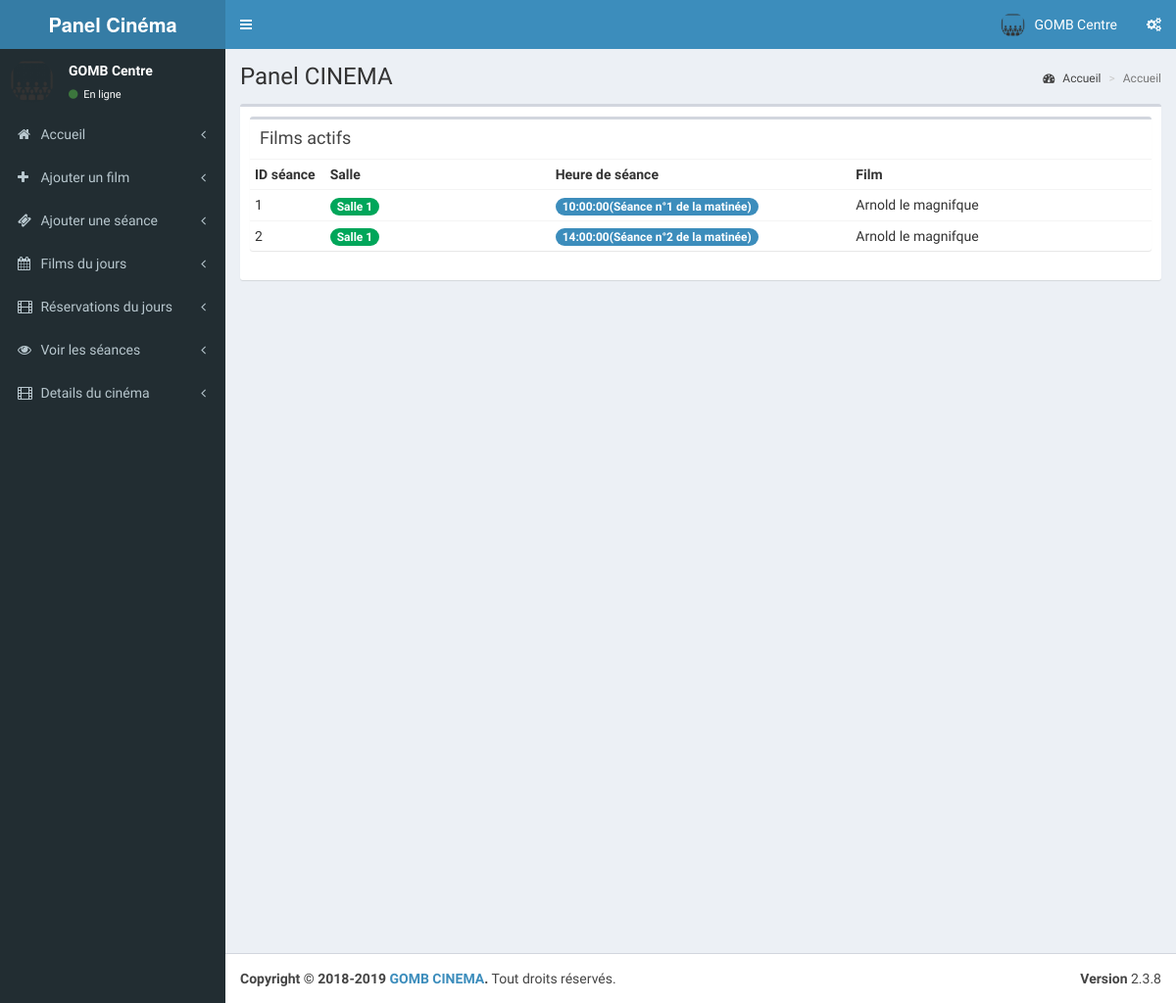
/cinema/pages/index.php (signed in), run on an earlier commit of the app's database.
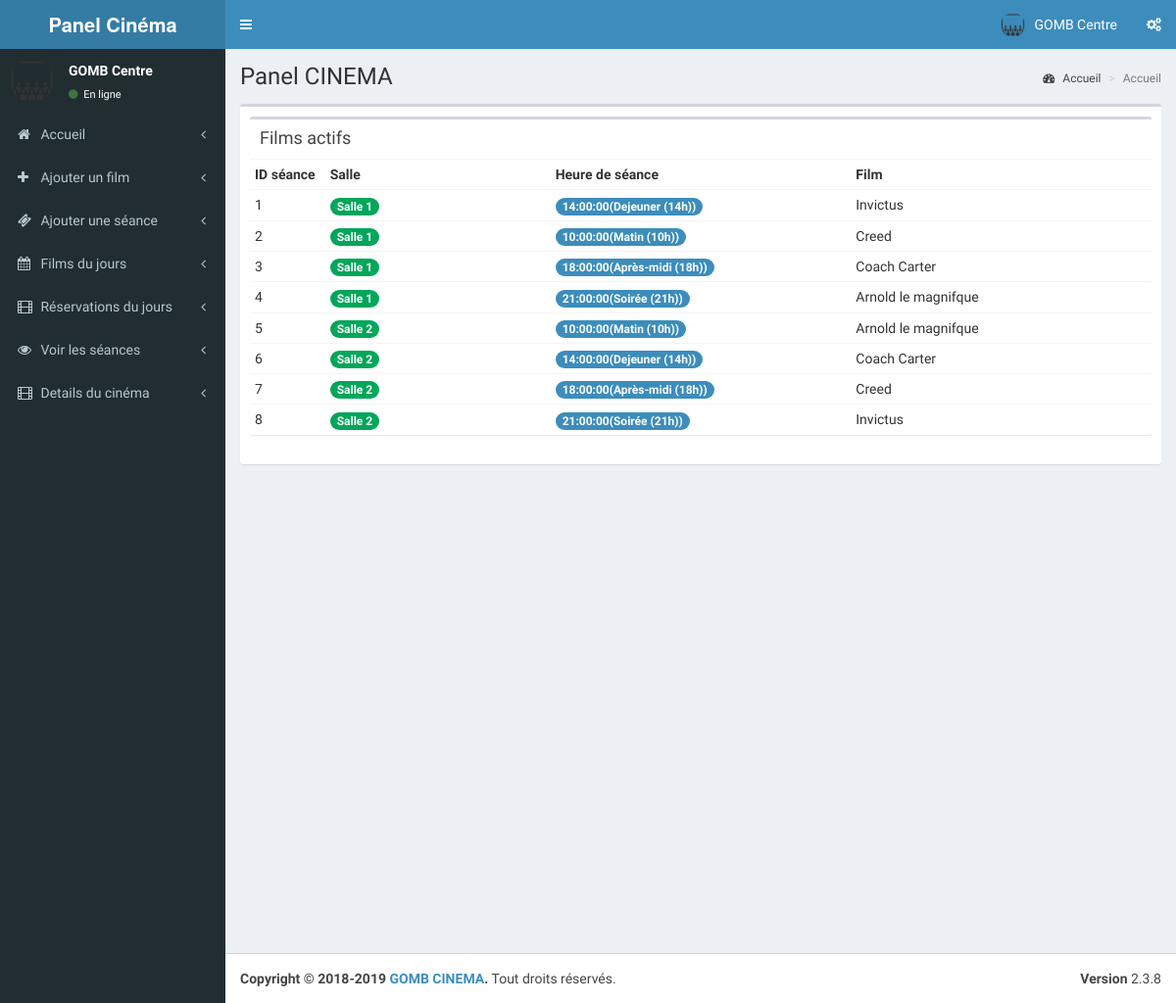
And on a later commit of the database.
### tables this page shows
CREATE TABLE IF NOT EXISTS `tbl_shows` (
  `s_id` int(11) NOT NULL AUTO_INCREMENT,
  `st_id` int(11) NOT NULL COMMENT 'show time id',
  `theatre_id` int(11) NOT NULL,
  `movie_id` int(11) NOT NULL,
  `start_date` date NOT NULL,
  `status` int(11) NOT NULL COMMENT '1 means show available',
  `r_status` int(11) NOT NULL,
  PRIMARY KEY (`s_id`)
);

CREATE TABLE IF NOT EXISTS `tbl_screens` (
  `screen_id` int(11) NOT NULL AUTO_INCREMENT,
  `t_id` int(11) NOT NULL COMMENT 'theatre id',
  `screen_name` varchar(110) NOT NULL,
  `seats` int(11) NOT NULL COMMENT 'number of seats',
  `charge` int(11) NOT NULL,
  PRIMARY KEY (`screen_id`)
);

CREATE TABLE IF NOT EXISTS `tbl_show_time` (
  `st_id` int(11) NOT NULL AUTO_INCREMENT,
  `screen_id` int(11) NOT NULL,
  `name` varchar(40) NOT NULL COMMENT 'noon,second,etc',
  `start_time` time NOT NULL,
  PRIMARY KEY (`st_id`)
);

CREATE TABLE IF NOT EXISTS `tbl_movie` (
  `movie_id` int(11) NOT NULL AUTO_INCREMENT,
  `t_id` int(11) NOT NULL COMMENT 'theatre id',
  `movie_name` varchar(100) NOT NULL,
  `cast` varchar(500) NOT NULL,
  `desc` varchar(1000) NOT NULL,
  `release_date` date NOT NULL,
  `image` varchar(200) NOT NULL,
  `video_url` varchar(200) NOT NULL,
  `status` int(1) NOT NULL COMMENT '0 means active ',
  PRIMARY KEY (`movie_id`)
);

### cinema/pages/index.php (the view)
<?php
include('header.php');
?>
  <div class="content-wrapper">
    <section class="content-header">
      <h1>
        Panel CINEMA
      </h1>
      <ol class="breadcrumb">
        <li><a href="index"><i class="fa fa-dashboard"></i> Accueil</a></li>
        <li class="active">Accueil</li>
      </ol>
    </section>
    <section class="content">
      <div class="box">
        <div class="box-body">
            <div class="box">
            <div class="box-header">
              <h3 class="box-title">Films actifs</h3>
            </div>
            <div class="box-body no-padding">
              <table class="table table-condensed">
                <tr>
                  <th class="col-md-1">ID séance</th>
                  <th class="col-md-3">Salle</th>
                  <th class="col-md-4">Heure de séance</th>
                  <th class="col-md-4">Film</th>
                </tr>
                <?php
					$qry8=mysqli_query($con,"select * from tbl_shows where r_status=1 and theatre_id='".$_SESSION['theatre']."'");
					$no=1;
					while($mn=mysqli_fetch_array($qry8))
					{
					 $qry9=mysqli_query($con,"select * from tbl_movie where movie_id='".$mn['movie_id']."'");
					 $mov=mysqli_fetch_array($qry9);
					 $qry10=mysqli_query($con,"select * from tbl_show_time where st_id='".$mn['st_id']."'");
					 $scr=mysqli_fetch_array($qry10);
					 $qry11=mysqli_query($con,"select * from tbl_screens where screen_id='".$scr['screen_id']."'");
					 $scn=mysqli_fetch_array($qry11);
					?>
                <tr>
                  <td><?php echo $no;?></td>
                  <td><span class="badge bg-green"><?php echo $scn['screen_name'];?></span></td>
                  <td><span class="badge bg-light-blue"><?php echo $scr['start_time'];?>(<?php echo utf8_encode($scr['name']);?>)</span></td>
                  <td><?php echo $mov['movie_name'];?></td>
                  </tr>
                  <?php
					       $no=$no+1;
					}
                  ?>
              </table>
            </div>
          </div>
        </div>
      </div>
    </section>
  </div>
  <?php
include('footer.php');
?>

What changed in the data, as far as the page shows it:
removed tbl_shows: tbl_screens.screen_name "Salle 1", st.start_time "10:00:00", st.name "Séance n°1 de la matinée", movie.movie_name "Arnold le magnifque"
removed tbl_shows: tbl_screens.screen_name "Salle 1", st.start_time "14:00:00", st.name "Séance n°2 de la matinée", movie.movie_name "Arnold le magnifque"
added tbl_shows: tbl_screens.screen_name "Salle 1", st.start_time "14:00:00", st.name "Dejeuner (14h)", movie.movie_name "Invictus"
added tbl_shows: tbl_screens.screen_name "Salle 1", st.start_time "10:00:00", st.name "Matin (10h)", movie.movie_name "Creed"
added tbl_shows: tbl_screens.screen_name "Salle 1", st.start_time "18:00:00", st.name "Après-midi (18h)", movie.movie_name "Coach Carter"
added tbl_shows: tbl_screens.screen_name "Salle 1", st.start_time "21:00:00", st.name "Soirée (21h)", movie.movie_name "Arnold le magnifque"
added tbl_shows: tbl_screens.screen_name "Salle 2", st.start_time "10:00:00", st.name "Matin (10h)", movie.movie_name "Arnold le magnifque"
added tbl_shows: tbl_screens.screen_name "Salle 2", st.start_time "14:00:00", st.name "Dejeuner (14h)", movie.movie_name "Coach Carter"
added tbl_shows: tbl_screens.screen_name "Salle 2", st.start_time "18:00:00", st.name "Après-midi (18h)", movie.movie_name "Creed"
added tbl_shows: tbl_screens.screen_name "Salle 2", st.start_time "21:00:00", st.name "Soirée (21h)", movie.movie_name "Invictus"
